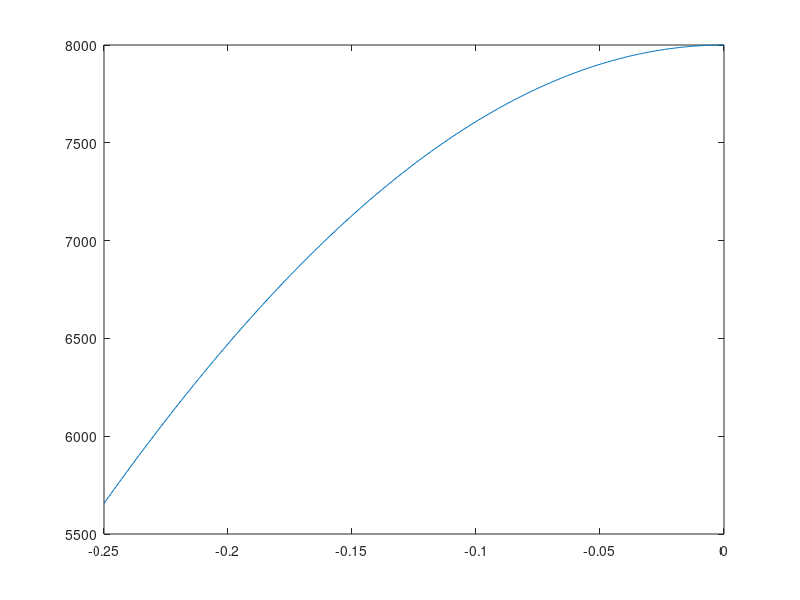
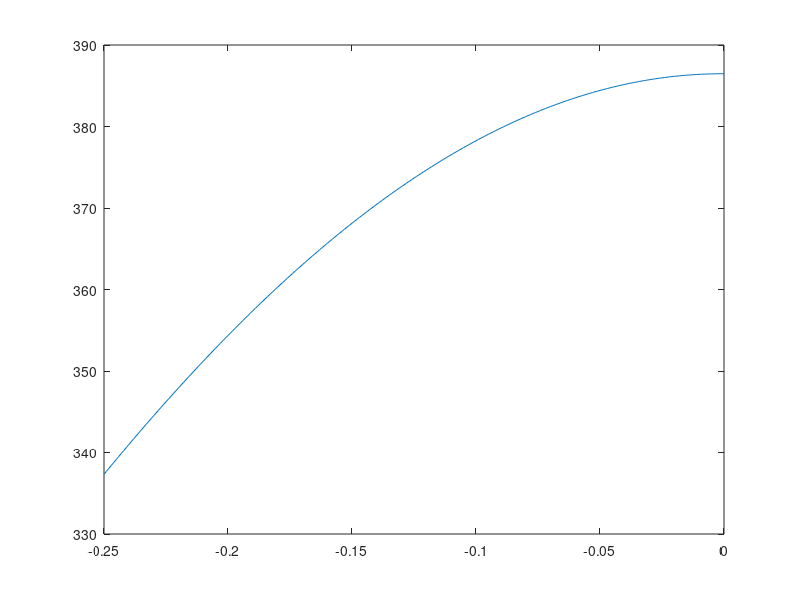
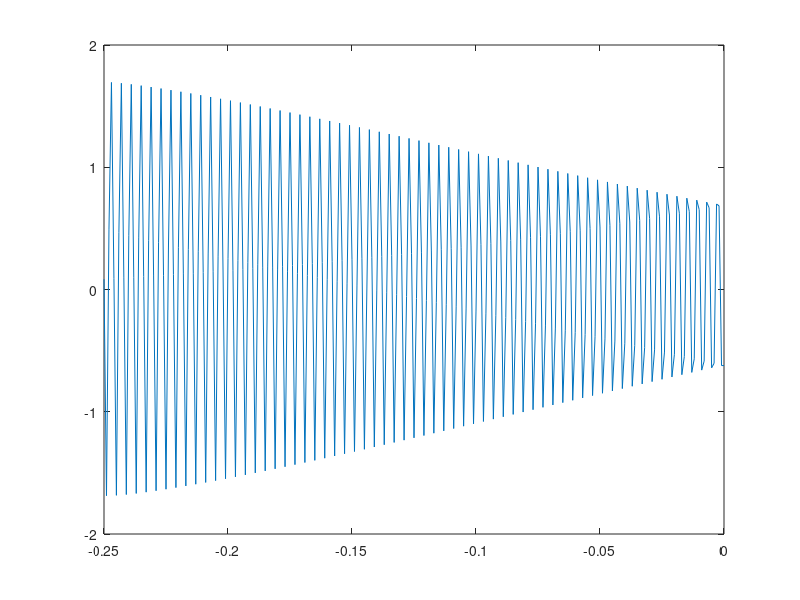

MATLAB code for these plots, in order: (Note: this script raises an error after producing the figures.)
% Esercitazione 8, esercizio 3 - Newton
% Simone Canevarolo
% S269893
% 1/02/2024

clear all
close all
clc


Le = 1; % lunghezza pezzo, m
ll = Le/2; % lunghezza sezione pezzo per simmetria, m
Tco2 = 300; % temperatura, °C
hh = 50; % coefficiente di scambio termico, W/m^2/K

dx = 1e-3;
xx = (-ll/2:dx:0)';
Nx = length(xx);

qv = @(x) 8e3*cos(pi*x./Le); % generazione interna di calore, W/m^3
figure(1)
plot(xx,qv(xx))

kk = @(T) 100./(11.8+0.0238*T)+8.775e-11*T.^3; % conducibilità termica, W/m/K

%% Risoluzione punto fisso (non conservativo, caso 1)

ii = 1;
maxii = 1000;
toll = 1e-5;
err = toll+1;

Tguess = Tco2*ones(Nx,1);

while err>toll && ii<maxii

    ii = ii+1;

sub_diag = ones(Nx,1);
main_diag = -2*ones(Nx,1);
sup_diag = ones(Nx,1);

Band = [[sub_diag(2:end);0],main_diag,[0;sup_diag(1:end-1)]];

AA = spdiags(Band,-1:1,Nx,Nx);

bb = - qv(xx)*dx^2./kk(Tguess);

% Condizioni al contorno

AA(1,1) = hh+kk(Tguess(1))./dx;
AA(1,2) = -kk(Tguess(1))/dx;
bb(1) = hh*Tco2;

AA(end,end-1) = 1;
AA(end,end) = -1;
bb(end) = 0;

TT = AA\bb;

Tguess = TT;

end

figure(2)
plot(xx,TT)


%% Risoluzione punto fisso (conservativo, caso 5)

ii = 1;
maxii = 10000;
toll = 1e-5;
err = toll+1;

Tp = Tco2*ones(Nx,1);

while err>toll && ii<maxii
    ii = ii+1;

    Tim1 = Tguess(1:end-2);
    Ti = Tguess(2:end-1);
    Tip1 = Tguess(3:end);

sub_diag = -kk(Tip1)/4+kk(Tim1)./4+kk(Ti);
main_diag = -2*Tguess;
sup_diag = kk(Tip1)/4-kk(Tim1)/4+kk(Ti);

Band = [[sub_diag;0;0],main_diag,[0;0;sup_diag]];

AA = spdiags(Band,-1:1,Nx,Nx);

bb = - qv(xx)*dx^2;

% Condizioni al contorno

AA(1,1) = hh+kk(Tguess(1))./dx;
AA(1,2) = -kk(Tguess(1))/dx;
bb(1) = hh*Tco2;

AA(end,end-1) = -1;
AA(end,end) = 1;
bb(end) = 0;

TT = AA\bb;
err=norm(TT-Tguess)/norm(Tguess-Tco2);
Tguess = TT;

end

figure(3)
plot(xx,TT)

% Conservazione energia

 qin = trapz(xx,qv(xx)) %W/m2
 qout = hh*(TT(1)-Tco2)  %W/m2

 qin-qout

  if abs(qin-qout)>1e-2 %attenzione a questo numero, dipende dalla griglia!
     disp('Non conservo l''energia!')
 end

 % Non conservo l'energia nel mio caso


 %% NEWTON

ii = 1;
maxii = 10000;
toll = 1e-5;
err = toll+1;

qvec = qv(xx);
Tguess = zeros(Nx,1);

TTT = Told;

while err>toll && ii<maxii

    ii = ii+1;

    % Creo vettore funzione (colonna)
    fun = zeros(length(TTT),1);

    



end
